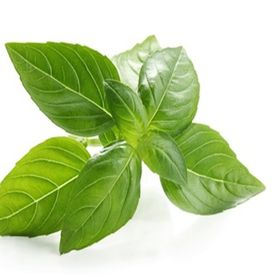
#> input picture Images/001.jpg, 280 x 280 px, found by its file name
$ jupyter execute ip_adapative_thresholding.ipynb   (shell and % lines are left out)
#> lines starting #> are read from the running program, lines starting #| are printed output that depends on the picture; after the words box and inside, x2 and y2 are one past the last pixel; in counts of white or black regions, pixels touching at a corner belong together
<a href="https://colab.research.google.com/github/kilaspintas/ai_project/blob/master/image_fundamental/ip_adapative_thresholding.ipynb" target="_parent"></a>

[cell 1]
# import the necessary packages
import matplotlib.pyplot as plt
import cv2

[cell 2]
def plt_imshow(title, image):
	# convert the image frame BGR to RGB color space and display it
	image = cv2.cvtColor(image, cv2.COLOR_BGR2RGB)
	plt.imshow(image)
	plt.title(title)
	plt.grid(False)
	plt.show()

[cell 3]
from google.colab import drive
drive.mount('/content/drive')

[cell 4]
# since we are using Jupyter Notebooks we can replace our argument
# parsing code with *hard coded* arguments and values
args = {
	"image": "001.jpg"
}

[cell 5]
# load the image and display it
image = cv2.imread(args["image"])
#> image is the input picture: shape (280, 280, 3); mean B, G, R 163.4, 211.2, 193.5
plt_imshow("Image", image)

# convert the image to grayscale and blur it slightly
gray = cv2.cvtColor(image, cv2.COLOR_BGR2GRAY)
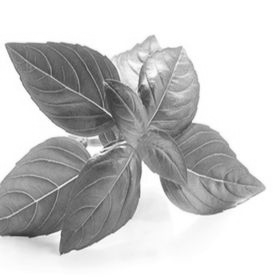
#> gray: shape (280, 280); min 49, max 255, mean 200.5
blurred = cv2.GaussianBlur(gray, (7, 7), 0)
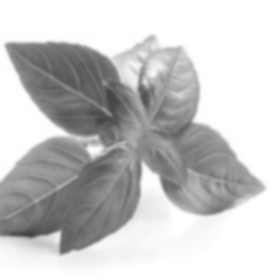
#> blurred: shape (280, 280); min 66, max 255, mean 200.5

[cell 6]
# apply simple thresholding with a hardcoded threshold value
(T, threshInv) = cv2.threshold(blurred, 230, 255,
	cv2.THRESH_BINARY_INV)
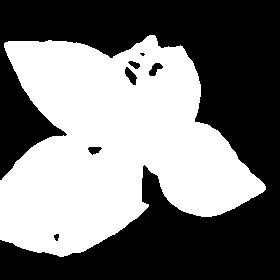
#> threshInv: shape (280, 280); 46.7% white; 1 white region, box (x1, y1, x2, y2) and area: (0, 35, 266, 257) 36638
plt_imshow("Simple Thresholding", threshInv)

[cell 7]
# apply Otsu's automatic thresholding
(T, threshInv) = cv2.threshold(blurred, 0, 255,
	cv2.THRESH_BINARY_INV | cv2.THRESH_OTSU)
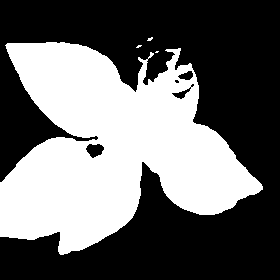
#> threshInv: shape (280, 280); 41.4% white; 4 white regions (3 under 20 px), largest, box (x1, y1, x2, y2) and area: (0, 42, 263, 255) 32462
#> T = 190
plt_imshow("Otsu Thresholding", threshInv)

[cell 8]
# instead of manually specifying the threshold value, we can use
# adaptive thresholding to examine neighborhoods of pixels and
# adaptively threshold each neighborhood
thresh = cv2.adaptiveThreshold(blurred, 255,
	cv2.ADAPTIVE_THRESH_MEAN_C, cv2.THRESH_BINARY_INV, 21, 10)
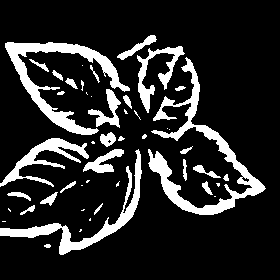
#> thresh: shape (280, 280); 15.7% white; 48 white regions (19 under 20 px), largest, box (x1, y1, x2, y2) and area: (148, 57, 266, 215) 3262, (5, 42, 130, 135) 2579, (0, 149, 142, 255) 1924
plt_imshow("Mean Adaptive Thresholding", thresh)

[cell 9]
# perform adaptive thresholding again, this time using a Gaussian
# weighting versus a simple mean to compute our local threshold
# value
thresh = cv2.adaptiveThreshold(blurred, 255,
	cv2.ADAPTIVE_THRESH_GAUSSIAN_C, cv2.THRESH_BINARY_INV, 21, 4)
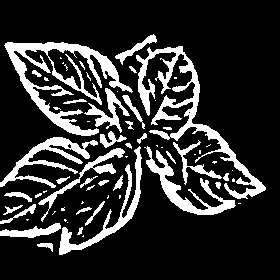
#> thresh: shape (280, 280); 18.4% white; 66 white regions (32 under 20 px), largest, box (x1, y1, x2, y2) and area: (4, 42, 133, 136) 3203, (136, 46, 266, 199) 3140, (144, 146, 236, 215) 1370
plt_imshow("Gaussian Adaptive Thresholding", thresh)
